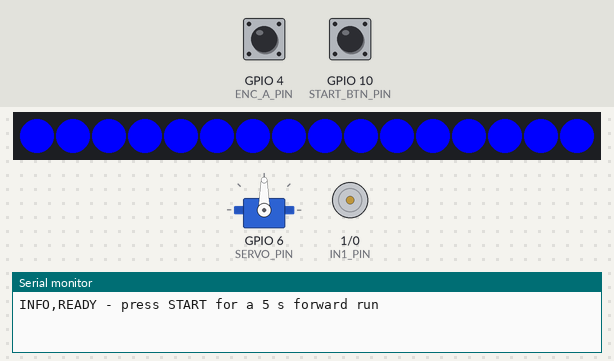
The sketch below on a simulated ESP32-C3. Parts: 16 RGB LEDs in strip order, left to right, servo, motor-driver pin pairs drawn as motors (green arrow = first pin HIGH = forward, orange = second pin HIGH = backward, longer = more drive), the last lines printed to the serial monitor. The test bench sets the inputs (shaded band); at power-on: GPIO 10 (START_BTN_PIN) HIGH, GPIO 4 (ENC_A_PIN) HIGH.

Above: at 1.5 s.
1.6 s: GPIO 10 (START_BTN_PIN) pulled LOW for 0.15 s
At 2.8 s:
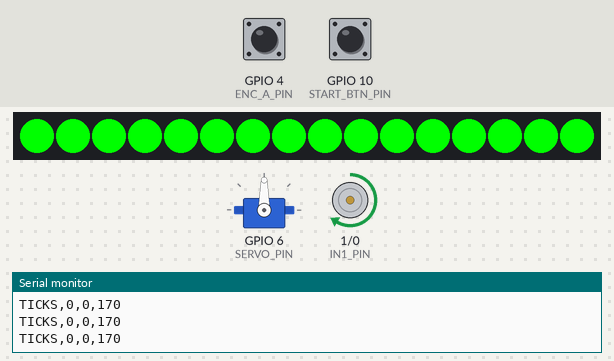
4.7 s: GPIO 10 (START_BTN_PIN) pulled LOW for 1 s
7.2 s: GPIO 10 (START_BTN_PIN) pulled LOW for 0.15 s
At 8.3 s:
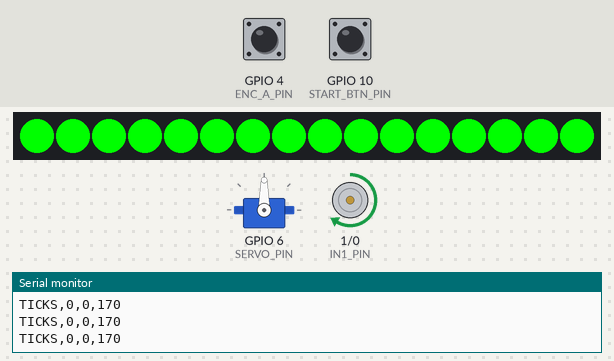
10.3 s: GPIO 10 (START_BTN_PIN) pulled LOW for 3.2 s
Timing chart, 0 to 13.3 s (numbered marks = the images above; inputs shaded):
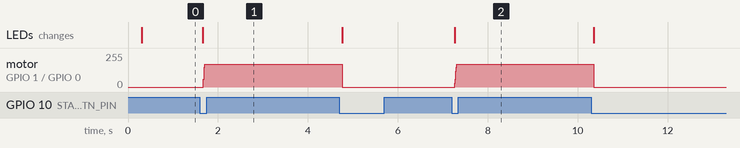

The sketch:

run_5s_ticks.ino
```cpp
/*
 * ============================================================================
 *  WRO 2026 Future Engineers - Team Yo_Error_404
 *  ESP32-C3 Super Mini - 5 s STRAIGHT RUN + ENCODER TICK COUNT
 * ============================================================================
 *
 *  Press START  -> wheels centre, motor ramps to DRIVE_SPEED, holds for
 *                  DRIVE_MS, ramps down, stops, then prints the encoder
 *                  totals. Press again to abort at any time.
 *
 *  Motor/servo/button/LED handling is lifted unchanged from
 *  obstacle_round/esp/open_slave. Added: a quadrature encoder on ENC_A_PIN
 *  (interrupt) and ENC_B_PIN (direction), counted only while the run is live.
 *
 *  SAFETY: IN1/IN2 are OUTPUT + LOW as the first statements in setup().
 *  IN1 is the MD10112 PWM input - floating it pulls HIGH = 100% duty.
 *  The encoder pins are the ONLY pins here that get INPUT_PULLUP.
 *
 *  TELEMETRY (USB CDC, 115200)
 *    "TICKS,<ticks>,<pos>,<appliedSpeed>\n"      10 Hz while running
 *    "RESULT,<elapsed_ms>,<ticks>,<pos>,<ticks_per_s>\n"   once at the end
 *
 *  RULES
 *    11.10  Wi-Fi and Bluetooth off.
 *    9.14   Nothing moves before START.
 *
 *  UPLOAD
 *    arduino-cli compile --upload -p /dev/cu.usbmodem* \
 *      --fqbn esp32:esp32:esp32c3:CDCOnBoot=cdc <this sketch folder>
 *    Libraries: ESP32Servo, Adafruit NeoPixel
 *
 *  PATCH NOTES
 *    PATCH 1 (2026-09-21) First version.
 *    PATCH 2 (2026-09-21) Removed the servo sweep. open_slave's centerWheels()
 *            swings full left, then full right, then centre on every boot;
 *            that is pointless for a straight-line tick count and it is the
 *            servo movement seen at start-up. The wheels are now simply put
 *            straight once at boot and never moved again. The
 *            writeSteering(SERVO_CENTER) calls in startRun()/stopRun() stay,
 *            but they return early because the angle is already centred, so
 *            they produce no movement.
 *    PATCH 3 (2026-09-21) Servo STILL turned continuously after PATCH 2, and
 *            the cause was not the sweep at all: setup() called
 *            analogWrite(IN1_PIN, 0) before steeringServo.attach(). On ESP32
 *            core 3.x analogWrite claims an LEDC timer at ~1 kHz, and
 *            ESP32Servo then shares that timer instead of getting a clean
 *            50 Hz one, so the servo is fed pulse widths it cannot read and
 *            runs away - which also drags on the drivetrain and stops the car
 *            driving straight. That early analogWrite is removed; digitalWrite
 *            LOW already holds the motor off safely, and the first analogWrite
 *            is now motorWrite(0) AFTER the attach, exactly as open_slave
 *            does it. Same root cause as move_30cm PATCH 4.
 * ============================================================================
 */

#include <Arduino.h>
#include <WiFi.h>
#include <ESP32Servo.h>
#include <Adafruit_NeoPixel.h>

// ============================================================================
// PINS  (motor/servo/LED/button identical to the slave sketch)
// ============================================================================
#define IN1_PIN 1    // MD10112 PWM
#define IN2_PIN 0    // MD10112 DIR
#define SERVO_PIN      6
#define NEOPIXEL_PIN   7
#define START_BTN_PIN 10    // to GND, internal pull-up

#define ENC_A_PIN      4    // encoder channel A - interrupt
#define ENC_B_PIN      5    // encoder channel B - direction only

// ============================================================================
// ACTUATORS  (identical to the slave sketch)
// ============================================================================
#define MOTOR_FORWARD_LEVEL LOW
#define MOTOR_REVERSE_LEVEL HIGH
#define MAX_PWM            170   // hard speed cap
#define RAMP_STEP           30
#define RAMP_DELAY_MS        8

#define SERVO_CENTER   90
#define SERVO_MIN      30
#define SERVO_MAX     140

#define NEOPIXEL_COUNT 16

// ============================================================================
// TIMING / TEST PARAMETERS
// ============================================================================
#define DRIVE_SPEED         170     // forward PWM, clamped to MAX_PWM
#define DRIVE_MS           5000UL   // 5 s measured from the button press
#define TICK_REPORT_MS      100     // live tick stream, 10 Hz
#define BUTTON_DEBOUNCE_MS   60

// ============================================================================
// STATE
// ============================================================================
Servo steeringServo;
Adafruit_NeoPixel strip(NEOPIXEL_COUNT, NEOPIXEL_PIN, NEO_GRB + NEO_KHZ800);

volatile uint32_t encTicks = 0;   // every A edge, direction ignored
volatile int32_t  encPos   = 0;   // signed, +ve = forward

bool     started = false;
bool     holdDone = false;        // 5 s window over, ramping down
int      targetSpeed = 0;
int      appliedSpeed = 0;
int      appliedSteer = SERVO_CENTER;

uint32_t runStartMs = 0;
uint32_t lastRampMs = 0;
uint32_t lastTickMsgMs = 0;
uint32_t btnLowSinceMs = 0;
bool     btnWasPressed = false;
uint32_t ledColor = 0xFFFFFFFF;

// ============================================================================
// ENCODER
// ============================================================================
void IRAM_ATTR encISR() {
  encTicks++;
  if (digitalRead(ENC_B_PIN)) encPos--;
  else                        encPos++;
}

void encReset() {
  noInterrupts();
  encTicks = 0;
  encPos   = 0;
  interrupts();
}

void encRead(uint32_t *ticks, int32_t *pos) {
  noInterrupts();
  *ticks = encTicks;
  *pos   = encPos;
  interrupts();
}

// ============================================================================
// HELPERS
// ============================================================================
void setLed(uint8_t r, uint8_t g, uint8_t b) {
  uint32_t c = strip.Color(r, g, b);
  if (c == ledColor) return;
  ledColor = c;
  for (int i = 0; i < NEOPIXEL_COUNT; i++) strip.setPixelColor(i, c);
  strip.show();
}

void sendLine(const char *s) {
  size_t n = strlen(s);
  if ((size_t)Serial.availableForWrite() >= n) Serial.write((const uint8_t *)s, n);
}

// ============================================================================
// MOTOR & SERVO  (same as driveMotor()/writeSteering() in the slave sketch)
// ============================================================================
void motorWrite(int speed) {
  if (speed == 0) {
    analogWrite(IN1_PIN, 0);
    digitalWrite(IN2_PIN, LOW);
  } else {
    digitalWrite(IN2_PIN, speed > 0 ? MOTOR_FORWARD_LEVEL : MOTOR_REVERSE_LEVEL);
    analogWrite(IN1_PIN, abs(speed));
  }
}

void updateMotor(uint32_t now, int target) {
  if (target == 0 && !started) {          // aborts are immediate
    appliedSpeed = 0;
    motorWrite(0);
    return;
  }
  if (now - lastRampMs < RAMP_DELAY_MS) return;
  lastRampMs = now;
  if (appliedSpeed < target)      appliedSpeed = min(appliedSpeed + RAMP_STEP, target);
  else if (appliedSpeed > target) appliedSpeed = max(appliedSpeed - RAMP_STEP, target);
  motorWrite(appliedSpeed);
}

void writeSteering(int angle) {
  angle = constrain(angle, SERVO_MIN, SERVO_MAX);
  if (angle == appliedSteer) return;
  appliedSteer = angle;
  steeringServo.write(angle);
}

// The open-round left/right/centre sweep is deliberately NOT done here - the
// wheels are only ever put straight, never swung. See PATCH 2.
void centerWheels() {
  steeringServo.write(SERVO_CENTER);
  delay(300);
  appliedSteer = SERVO_CENTER;
}

// ============================================================================
// RUN CONTROL
// ============================================================================
void startRun(uint32_t now) {
  started = true;
  holdDone = false;
  targetSpeed = constrain(DRIVE_SPEED, -MAX_PWM, MAX_PWM);
  runStartMs = now;
  lastRampMs = now;
  lastTickMsgMs = now;
  encReset();
  writeSteering(SERVO_CENTER);
  setLed(0, 255, 0);
  sendLine("START,forward 5 s, counting ticks\n");
}

void stopRun(uint32_t now, const char *why) {
  uint32_t elapsed = now - runStartMs;
  uint32_t ticks; int32_t pos;
  encRead(&ticks, &pos);

  started = false;
  holdDone = false;
  targetSpeed = 0;
  appliedSpeed = 0;
  motorWrite(0);
  writeSteering(SERVO_CENTER);
  setLed(0, 0, 255);

  float tps = elapsed ? ((float)ticks * 1000.0f / (float)elapsed) : 0.0f;
  char msg[96];
  snprintf(msg, sizeof(msg), "RESULT,%s,%lu,%lu,%ld,%.2f\n",
           why, (unsigned long)elapsed, (unsigned long)ticks, (long)pos, tps);
  sendLine(msg);
}

// ============================================================================
// BUTTON
// ============================================================================
void pollButton(uint32_t now) {
  if (digitalRead(START_BTN_PIN) == HIGH) {
    btnLowSinceMs = 0;
    btnWasPressed = false;
    return;
  }
  if (btnLowSinceMs == 0) btnLowSinceMs = now;
  if (!btnWasPressed && (now - btnLowSinceMs >= BUTTON_DEBOUNCE_MS)) {
    btnWasPressed = true;
    if (!started) startRun(now);
    else          stopRun(now, "BUTTON");
  }
}

// ============================================================================
// SETUP
// ============================================================================
void setup() {
  // FIRST. Before serial, before anything. IN1 floating = full throttle.
  // digitalWrite ONLY here - deliberately no analogWrite until after the servo
  // has attached and claimed its 50 Hz LEDC timer. See PATCH 3.
  pinMode(IN1_PIN, OUTPUT);
  pinMode(IN2_PIN, OUTPUT);
  digitalWrite(IN1_PIN, LOW);
  digitalWrite(IN2_PIN, LOW);

  Serial.begin(115200);
#if ARDUINO_USB_CDC_ON_BOOT
  Serial.setTxTimeoutMs(0);
#endif
  WiFi.mode(WIFI_OFF);                     // rule 11.10
  btStop();

  pinMode(START_BTN_PIN, INPUT_PULLUP);
  pinMode(ENC_A_PIN, INPUT_PULLUP);
  pinMode(ENC_B_PIN, INPUT_PULLUP);

  strip.begin();
  setLed(255, 0, 0);

  steeringServo.setPeriodHertz(50);
  steeringServo.attach(SERVO_PIN, 500, 2400);
  centerWheels();
  motorWrite(0);

  attachInterrupt(digitalPinToInterrupt(ENC_A_PIN), encISR, RISING);

  setLed(0, 0, 255);
  sendLine("INFO,READY - press START for a 5 s forward run\n");
}

// ============================================================================
// LOOP  - never blocks
// ============================================================================
void loop() {
  uint32_t now = millis();

  pollButton(now);

  if (started && !holdDone && (now - runStartMs >= DRIVE_MS)) {
    holdDone = true;
    targetSpeed = 0;
    sendLine("INFO,5 s elapsed - ramping down\n");
  }

  updateMotor(now, started ? targetSpeed : 0);

  if (started && now - lastTickMsgMs >= TICK_REPORT_MS) {
    lastTickMsgMs = now;
    uint32_t ticks; int32_t pos;
    encRead(&ticks, &pos);
    char line[48];
    snprintf(line, sizeof(line), "TICKS,%lu,%ld,%d\n",
             (unsigned long)ticks, (long)pos, appliedSpeed);
    sendLine(line);
  }

  // Run ends once the ramp-down has actually reached zero.
  if (started && holdDone && appliedSpeed == 0) {
    stopRun(now, "RUN_COMPLETE");
  }

  if (!started) setLed(0, 0, 255);
  else          setLed(0, 255, 0);
}
```

Measured:
- after the input at 1.6 s, motor on GPIO 1 (IN1_PIN) / GPIO 0 (IN2_PIN): stopped → forward 170/255 after 0.07 s; the LEDs: change after 0.06 s (image 1)
- after the input at 7.2 s, motor on GPIO 1 (IN1_PIN) / GPIO 0 (IN2_PIN): stopped → forward 170/255 after 0.07 s; the LEDs: change after 0.06 s (image 2)
